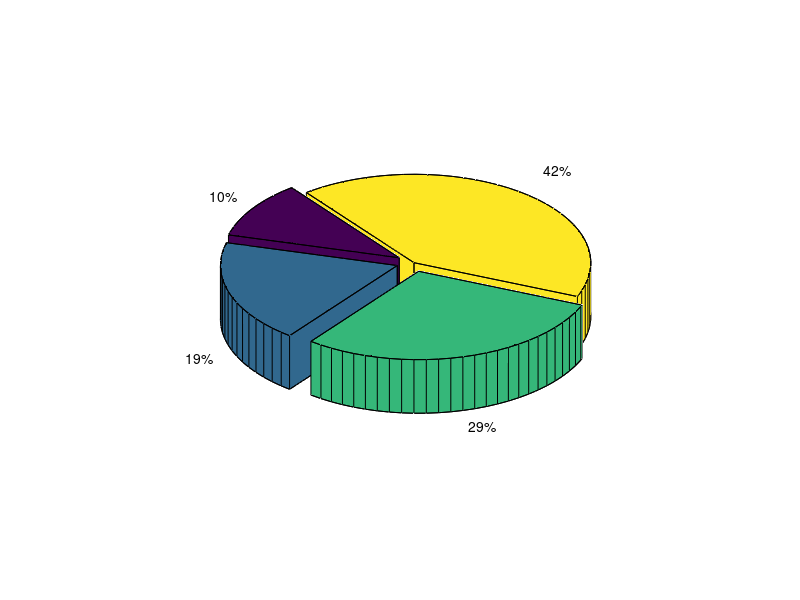

Write the MATLAB code that produced this figure.
clc
clear

%4.Plotar graficos em barras,degrau,haste e pizza:=================================================================================================
ano = [2015:1:2020];
prod = [10 16 18 25 22 14];

garfico_de_barras = bar(ano, prod)
xlabel("ano");
ylabel("produção")

garfico_de_barras_horizaontal = barh(ano, prod)
xlabel("Produção");
ylabel("ano")

garfico_de_escadas = stairs(ano, prod)
xlabel("ano");
ylabel("produção")

garfico_de_astes = stem(ano, prod)
xlabel("ano");
ylabel("produção")

garfico_de_pizza = pie(prod)
title("Desenpenho anual")

Nota = [8 6 3 9 10];
alunos =[11 18 26 9 5];
notas_dos_alunoos = {"nota 8","nota 6","nota 3","nota 9","nota 10",}
garfico_de_pizzaw_2 = pie(alunos)
title("Desenpenho da clase")
legend(notas_dos_alunoos)

%5.Plotar cruvas no espaço:=================================================================================================
t = 0 : 0.1 : 6*pi;
x = sqrt(t).*sin(2*t)
y = sqrt(t).*cos(2*t);
z=0.5*t

plot3(x,y,z,"k","linewidth",1)
grid on

%5.Plotar graficos em malhas ou superficies:=================================================================================================
%criando duas matrizes
g =-1:3;
h =1:4;
%para tornala funcional:
[x,y] = meshgrid(g,h)
% a variavel x vai receber o eixo g e a y vai receber o eixo h
z = x.*y.^2./(x.^2+y.^2);
%embresse sempre de colocar o ponto(.) antes das variaveis para que seja calculada entre os elementos
mesh(x,y,z)
%ou
%com espaçamento, fazendo com que o grafico fique denso:
g =-1:0.1:3;
h =1:0.1:4;
[x,y] = meshgrid(g,h)
z = x.*y.^2./(x.^2+y.^2);
mesh(x,y,z)
%prete atenção que a cor do grafico varia de acordo com a intensidade do
%eixo z


%fazendo o grafico de superficie:
surf(x,y,z)

%5.Plotar ESFERAS, CILINDROS:=================================================================================================
%esfera
[x,y,z] = sphere;
surf(x,y,z)
axis equal %responsavel por representar os eixos nas mesmas dimensoes

%cilindro
t=linspace(0,pi,20);
r=1+sin(t);
[x,y,z]=cylinder(r)
surf(x,y,z)
axis square

%barras 3d
y=[1 6.5 7;
    2 6 7;
    3 5.5 7;
    4 5 7;
    3 4 7;
    2 3 7;
    1 2 7]
bar3(y)

%hastes 3d
t= 0:0.2:10
x=t
y=sin(t)
z=t.^1.5
stem3(x,y,z,"fill")
grid on %ja vem por default

%pizza em 3d
x=[5 9 14 20]
pie3(x)

explode = [0 0 1 0]%selecionando a posição do item na matriz
pie3(x, explode)%destaca um item do grafico 

explode = [1 1 1 0]
pie3(x, explode)







